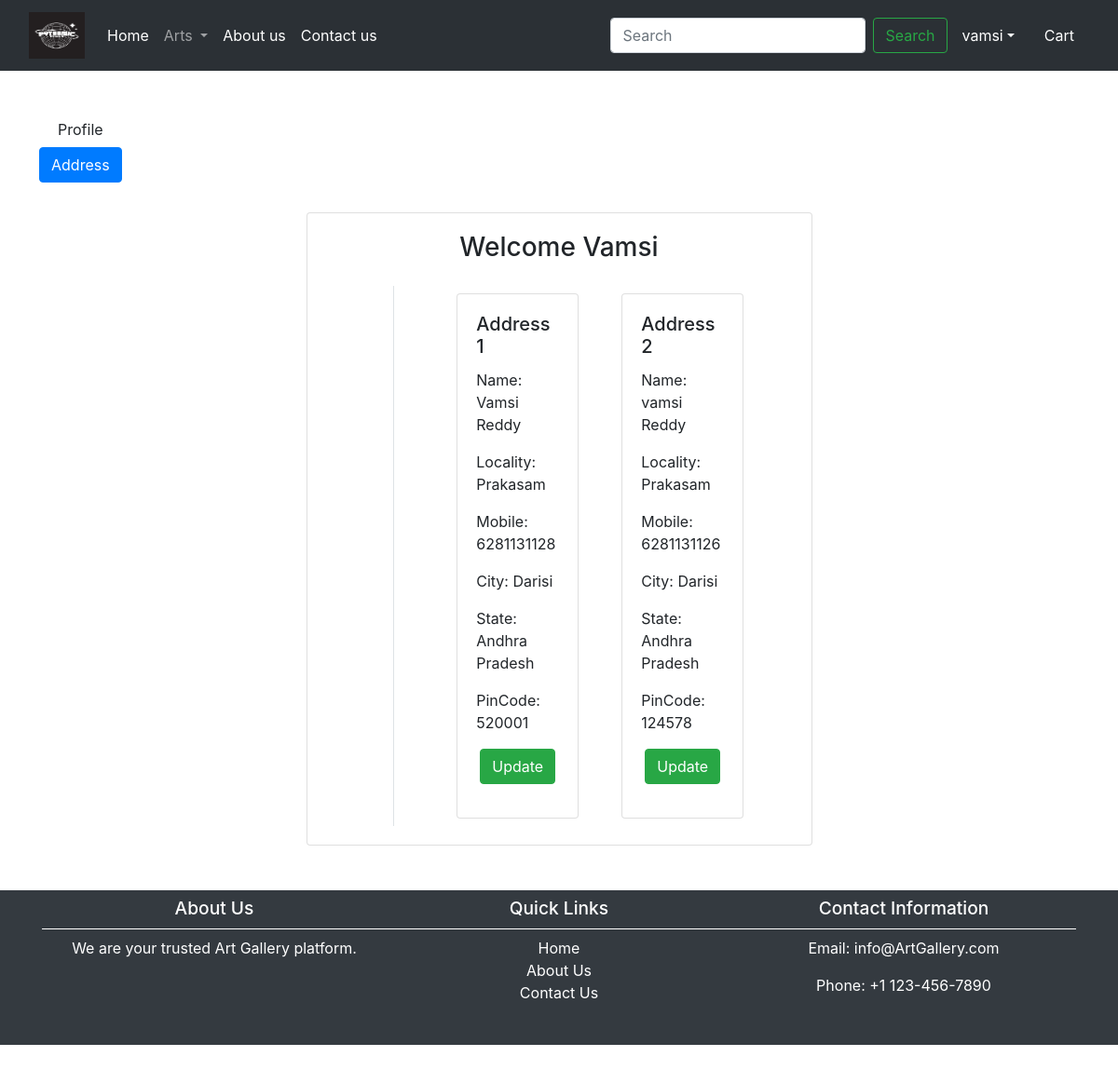
Page /address/ (signed in) on the committed database.
### app/models.py (models this page shows, shortened)
class Customer(models.Model):
    user = models.ForeignKey(User,on_delete=models.CASCADE)
    name = models.CharField(max_length=200)
    locality = models.CharField(max_length=200)
    city = models.CharField(max_length=50)
    mobile = models.BigIntegerField(default=0)
    pincode = models.IntegerField()
    state = models.CharField(choices=STATE_CHOICES,max_length=100)

### app/views.py (the view)
# urls.py: path('address/',address, name='address'),
def address(request):
    add=Customer.objects.filter(user=request.user)
    return render(request, 'address.html', locals())

### templates/address.html (shortened to what this page needs)
{% extends 'base.html' %}
{% load static %}
{% block content %}
<br/><br/><br/>
<div class="container-lg mt-5">
    <div class="d-flex justify-content-start mb-3">
        <ul class="list-unstyled">
            <li class="d-grid"><a href="{% url 'profile' %}" class="btn">Profile</a></li>
            <li class="d-grid"><a href="{% url 'address' %}" class="btn btn-primary">Address</a></li>
        </ul>
    </div>
    <div class="row justify-content-center">
        <div class="col-lg-6">
            <div class="card">
                <div class="card-body">
                    <h3 class="card-title text-center mb-4">Welcome <span class="text-capitalize">{{ request.user }}</span></h3>
                    <div class="row">
                        <div class="col-sm-2 border-end">
                        </div>
                        <div class="col-sm-8 offset-sm-1">
                            <div class="row">
                                {% for ad in add %}
                                <div class="col-sm-6">
                                    <div class="card m-2">
                                        <div class="card-body">
                                            <h5 class="card-title">Address {{ forloop.counter }}</h5>
                                            <p class="card-text">Name: {{ ad.name }}</p>
                                            <p class="card-text">Locality: {{ ad.locality }}</p>
                                            <p class="card-text">Mobile: {{ ad.mobile }}</p>
                                            <p class="card-text">City: {{ ad.city }}</p>
                                            <p class="card-text">State: {{ ad.state }}</p>
                                            <p class="card-text">PinCode: {{ ad.pincode }}</p>
                                            <p class="text-center"><a href="{% url 'updateaddress' pk=ad.id %}" type="button" class="btn btn-success">Update</a></p>
                                        </div>
                                    </div>
                                </div>
                                {% endfor %}
                            </div>
                        </div>
                    </div>
                </div>
            </div>
        </div>
    </div>
</div>
{% endblock content %}

### templates/base.html (shortened to what this page needs)
<!DOCTYPE html>
{% load static %}
<html lang="en">
<head>
    <link href="https://cdn.jsdelivr.net/npm/bootstrap@5.3.3/dist/css/bootstrap.min.css" rel="stylesheet">
    <link rel="stylesheet" href="{% static 'css/owl.carousel.min.css'%}">
    <link rel="stylesheet" href="{% static 'css/all.min.css'%}">
    <link rel="stylesheet" href="{% static 'css/style.css'%}">
    <link rel="stylesheet" href="{% static 'css/footer.css' %}">
     <link rel="stylesheet" href="{% static 'css/promo.css'%}">
    <link rel="stylesheet" href="{% static 'css/slider_1.css' %}">
    <link rel="stylesheet" href="{% static 'css/aboutus.css'%}">
 <link rel="stylesheet" href="https://maxcdn.bootstrapcdn.com/bootstrap/4.0.0/css/bootstrap.min.css">
    <link rel="stylesheet" href="https://cdnjs.cloudflare.com/ajax/libs/font-awesome/5.15.3/css/all.min.css">
</head>
<body>
<nav class="navbar navbar-expand-lg bg-body-tertiary fixed-top" data-bs-theme="dark">
  <div class="container-fluid">
    <a class="navbar-brand" href="/">
        <img src="{% static 'logo.png' %}" width="60" height="50"/>
    </a>
    <div class="collapse navbar-collapse" id="navbarSupportedContent">
      <ul class="navbar-nav me-auto mb-2 mb-lg-0">
          {% if request.user.is_authenticated %}
        <li class="nav-item">
          <a class="nav-link active" aria-current="page" href="/">Home</a>
        </li>
        <li class="nav-item dropdown">
          <a class="nav-link dropdown-toggle" href="#" role="button" data-bs-toggle="dropdown" aria-expanded="false">
            Arts
          </a>
        </li>
       <li class="nav-item">
          <a class="nav-link text-white" href="{% url 'aboutus' %}">About us</a>
        </li>
       <li class="nav-item">
          <a class="nav-link text-white" href="{% url 'contactus' %}">Contact us</a>
        </li>
      </ul>
      <form class="d-flex" role="search">
        <input class="form-control me-2" type="search" placeholder="Search" aria-label="Search">
        <button class="btn btn-outline-success" type="submit">Search</button>
      </form>
    </div>
      <ul class="navbar-nav me-auto mb-2 mb-lg-0">
            <li class="nav-item dropdown mx-2">
                <a class="nav-link dropdown-toggle text-white" href="#" role="button" data-bs-toggle="dropdown" aria-expanded="false">
            {{request.user}}</a>
            </li>
          <li class="nav-item mx-2">
              <a href="{% url 'showcart' %}" class="nav-link text-white">Cart</a>
          </li>
          {% endif %}
        </ul>
  </div>
</nav>
{% block content %}
{% endblock content %}
<footer class="container-fluid bg-dark text-white text-center p-2 mt-5"> <!fixed-bottom>
        <div class="container">
            <div class="footer-section">
                <h3>About Us</h3>
                <p>We are your trusted Art Gallery platform.</p>
            </div>
            <div class="footer-section">
                <h3>Quick Links</h3>
                <ul>
                    <li><a href="/">Home</a></li>
                    <li><a href="aboutus">About Us</a></li>
                    <li><a href="contactus">Contact Us</a></li>
                </ul>
            </div>
            <div class="footer-section">
                <h3>Contact Information</h3>
                <p>Email: info@ArtGallery.com</p>
                <p>Phone: +1 123-456-7890</p>
            </div>
        </div>
    </footer>
</body>
</html>

### static/css/footer.css (style rules this page uses)
.container { display: flex; justify-content: space-between; max-width: 1200px; margin: 0 auto; }
.footer-section { flex: 1; min-width: 200px; margin-bottom: 20px; }
.footer-section h3 { margin-top: 0; font-size: 1.2rem; border-bottom: 1px solid #fff; padding-bottom: 10px; }
.footer-section ul { list-style: none; padding: 0; }
.footer-section ul li a { color: #fff; text-decoration: none; transition: color 0.3s ease; }

### templates/base.html (style rules this page uses)
.navbar { position: fixed; top: 0; left: 0; width: 100%; transition: top 0.3s; z-index: 1000; }
body { height: 2000px; }

### rows in the picture
Customer: name "Vamsi Reddy", locality "Prakasam", mobile "6281131128", city "Darisi", state "Andhra Pradesh", pincode "520001"
Customer: name "vamsi Reddy", locality "Prakasam", mobile "6281131126", city "Darisi", state "Andhra Pradesh", pincode "124578"

### other values in the picture
{{ request.user }} "vamsi"
{{ request.user }} "Vamsi"
